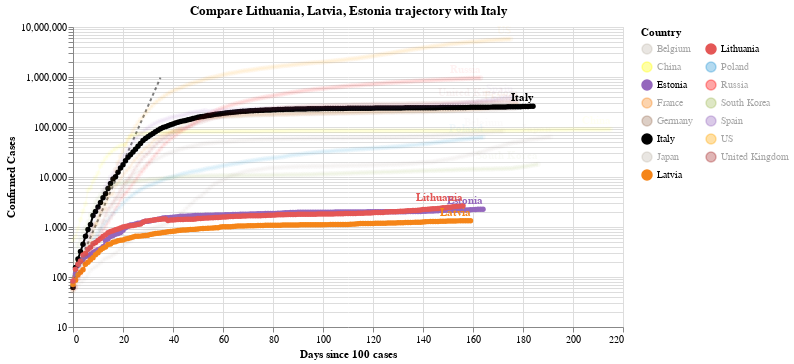

The notebook cell this image was saved under:
### Code cell
#hide_input
chart3 = make_since_chart(dff2, ['Lithuania', 'Latvia', 'Estonia'], baseline_countries)
chart3

### Figure 1 — Vega-Lite specification as saved in the notebook (floating-point values rounded to 4 significant figures; data arrays with more than 128 entries replaced by an {"elided": "..."} marker saying what was removed)
{"config": {"view": {"continuousWidth": 400, "continuousHeight": 300}}, "layer": [{"data": {"name": "data-628230001892d6798b50651be41d1b3e"}, "mark": {"type": "line", "color": "black", "opacity": 0.5, "strokeDash": [3, 3]}, "encoding": {"x": {"type": "quantitative", "field": "Days since 100 cases"}, "y": {"type": "quantitative", "field": "Confirmed Cases"}}}, {"data": {"name": "data-9d5fdae46543c3f64ecbac10b159a8da"}, "mark": {"type": "line", "point": true}, "encoding": {"color": {"type": "nominal", "field": "Country", "legend": {"columns": 2}, "scale": {"domain": ["Belgium", "China", "Estonia", "France", "Germany", "Italy", "Japan", "Latvia", "Lithuania", "Poland", "Russia", "South Korea", "Spain", "US", "United Kingdom"], "range": ["#C1B7AD", "yellow", "#9467bd", "#F58518", "#9D755D", "black", "#C1B7AD", "#F58518", "#E45756", "#2495D3", "red", "#A1BA59", "#9467bd", "orange", "brown"]}}, "opacity": {"condition": {"value": 1, "selection": "selector002"}, "value": 0.05}, "tooltip": [{"type": "nominal", "field": "Country"}, {"type": "temporal", "field": "Date"}, {"type": "quantitative", "field": "Confirmed Cases"}, {"type": "quantitative", "field": "Days since 100 cases"}], "x": {"type": "quantitative", "field": "Days since 100 cases"}, "y": {"type": "quantitative", "field": "Confirmed Cases", "scale": {"type": "log"}}}, "selection": {"selector002": {"type": "multi", "fields": ["Country"], "bind": "legend", "init": [{"Country": "Lithuania"}, {"Country": "Latvia"}, {"Country": "Estonia"}, {"Country": "Italy"}]}}, "width": 550}, {"data": {"name": "data-9d5fdae46543c3f64ecbac10b159a8da"}, "mark": {"type": "text", "align": "right", "dy": -8, "fontWeight": "bold"}, "encoding": {"color": {"type": "nominal", "field": "Country", "legend": {"columns": 2}, "scale": {"domain": ["Belgium", "China", "Estonia", "France", "Germany", "Italy", "Japan", "Latvia", "Lithuania", "Poland", "Russia", "South Korea", "Spain", "US", "United Kingdom"], "range": ["#C1B7AD", "yellow", "#9467bd", "#F58518", "#9D755D", "black", "#C1B7AD", "#F58518", "#E45756", "#2495D3", "red", "#A1BA59", "#9467bd", "orange", "brown"]}}, "opacity": {"condition": {"value": 1, "selection": "selector002"}, "value": 0.05}, "text": {"type": "nominal", "field": "Country"}, "tooltip": [{"type": "nominal", "field": "Country"}, {"type": "temporal", "field": "Date"}, {"type": "quantitative", "field": "Confirmed Cases"}, {"type": "quantitative", "field": "Days since 100 cases"}], "x": {"type": "quantitative", "field": "Days since 100 cases"}, "y": {"type": "quantitative", "field": "Confirmed Cases", "scale": {"type": "log"}}}, "transform": [{"filter": "(datum['Date'] >= 1598227200000)"}], "width": 550}], "title": "Compare Lithuania, Latvia, Estonia trajectory with Italy", "$schema": "https://vega.github.io/schema/vega-lite/v4.0.2.json", "datasets": {"data-628230001892d6798b50651be41d1b3e": [{"Days since 100 cases": 0, "Confirmed Cases": 100.0}, {"Days since 100 cases": 1, "Confirmed Cases": 130.0}, {"Days since 100 cases": 2, "Confirmed Cases": 169.0}, {"Days since 100 cases": 3, "Confirmed Cases": 219.7}, {"Days since 100 cases": 4, "Confirmed Cases": 285.6}, {"Days since 100 cases": 5, "Confirmed Cases": 371.3}, {"Days since 100 cases": 6, "Confirmed Cases": 482.7}, {"Days since 100 cases": 7, "Confirmed Cases": 627.5}, {"Days since 100 cases": 8, "Confirmed Cases": 815.7}, {"Days since 100 cases": 9, "Confirmed Cases": 1060.0}, {"Days since 100 cases": 10, "Confirmed Cases": 1379.0}, {"Days since 100 cases": 11, "Confirmed Cases": 1792.0}, {"Days since 100 cases": 12, "Confirmed Cases": 2330.0}, {"Days since 100 cases": 13, "Confirmed Cases": 3029.0}, {"Days since 100 cases": 14, "Confirmed Cases": 3937.0}, {"Days since 100 cases": 15, "Confirmed Cases": 5119.0}, {"Days since 100 cases": 16, "Confirmed Cases": 6654.0}, {"Days since 100 cases": 17, "Confirmed Cases": 8650.0}, {"Days since 100 cases": 18, "Confirmed Cases": 11250.0}, {"Days since 100 cases": 19, "Confirmed Cases": 14620.0}, {"Days since 100 cases": 20, "Confirmed Cases": 19000.0}, {"Days since 100 cases": 21, "Confirmed Cases": 24710.0}, {"Days since 100 cases": 22, "Confirmed Cases": 32120.0}, {"Days since 100 cases": 23, "Confirmed Cases": 41750.0}, {"Days since 100 cases": 24, "Confirmed Cases": 54280.0}, {"Days since 100 cases": 25, "Confirmed Cases": 70560.0}, {"Days since 100 cases": 26, "Confirmed Cases": 91730.0}, {"Days since 100 cases": 27, "Confirmed Cases": 119300.0}, {"Days since 100 cases": 28, "Confirmed Cases": 155000.0}, {"Days since 100 cases": 29, "Confirmed Cases": 201500.0}, {"Days since 100 cases": 30, "Confirmed Cases": 262000.0}, {"Days since 100 cases": 31, "Confirmed Cases": 340600.0}, {"Days since 100 cases": 32, "Confirmed Cases": 442800.0}, {"Days since 100 cases": 33, "Confirmed Cases": 575600.0}, {"Days since 100 cases": 34, "Confirmed Cases": 748300.0}, {"Days since 100 cases": 35, "Confirmed Cases": 972800.0}], "data-9d5fdae46543c3f64ecbac10b159a8da": {"elided": "2653 records"}}}
